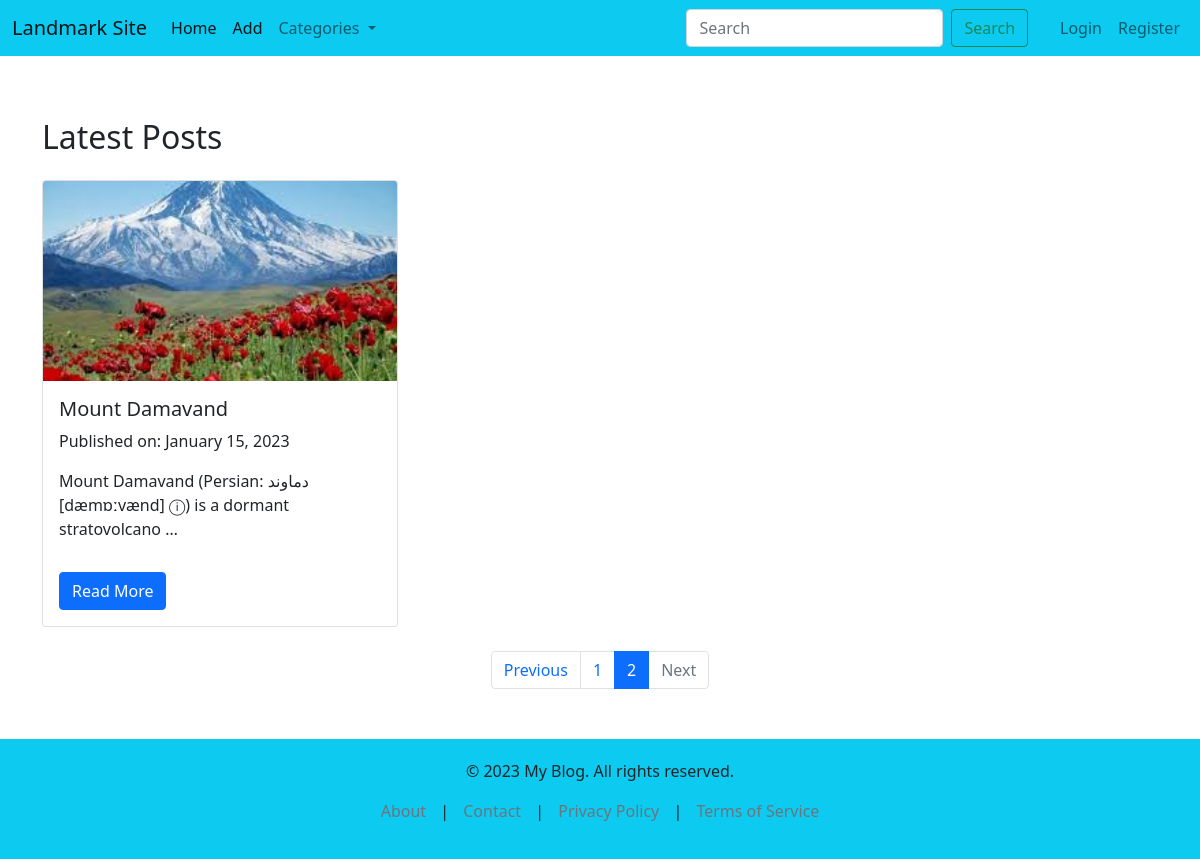
/landmarks/home/?page=2, run on the app's committed database.
### landmarks/models.py (models this page shows, shortened)
class Landmark(models.Model):
    name = models.CharField(max_length=255)
    description = models.TextField()
    created = models.DateTimeField(auto_now=True)
    images = models.ImageField(upload_to='landmarkdata', null=True)
    tag = models.ManyToManyField(Tag)

### landmarks/views.py (the view)
# urls.py: 2. Add a URL to urlpatterns:  path('', views.home, name='home')
def home(request):
    page_number = request.GET.get('page', 1)
    landmarks = Landmark.objects.all().order_by('id')
    paginator = Paginator(landmarks, 3)
    page_obj = paginator.get_page(page_number)
    return TemplateResponse(request, 'landmarks/home.html', {'landmarks': page_obj, 'paginator': paginator})

### landmarks/context_processor.py (called while the page is built)
def categories(request):
    tags = Tag.objects.all()
    return{'tags': tags}

### landmarks/models.py (called while the page is built)
    def __str__(self):
        return self.title

### landmarks/templates/landmarks/home.html (shortened to what this page needs)
{% extends 'base.html' %}
{% load static %}
{% block css %}
<link rel="stylesheet" href="{% static 'landmarks/index.css' %}">
{% endblock css %}
{% block content %}
<div class="container mt-5">
    <h2 class="mb-4">Latest Posts</h2>
    <div class="row row-cols-1 row-cols-md-3 g-4">
      {% for landmark in landmarks %}
        {% include 'landmarks/card.html' %}
      {% endfor %}
    </div>
    <nav aria-label="Page navigation example" class="mt-4">
      <ul class="pagination justify-content-center">
        {% if landmarks.has_previous %}
          <li class="page-item">
            <a class="page-link" href="?page={{ landmarks.previous_page_number }}" tabindex="-1" aria-disabled="true">Previous</a>
          </li>
        {% else %}
          <li class="page-item disabled">
            <a class="page-link" href="#" tabindex="-1" aria-disabled="true">Previous</a>
          </li>
        {% endif %}
        {% for page in paginator.page_range %}
          {% if page == landmarks.number %}
            <li class="page-item active"><a class="page-link" href="#">{{ page }}</a></li>
          {% else %}
            <li class="page-item"><a class="page-link" href="?page={{ page }}">{{ page }}</a></li>
          {% endif %}
        {% endfor %}
        {% if landmarks.has_next %}
        <li class="page-item">
          <a class="page-link" href="?page={{ landmarks.next_page_number }}">Next</a>
        </li>
        {% else %}
        <li class="page-item disabled">
          <a class="page-link" href="#">Next</a>
        </li>
        {% endif %}
      </ul>
    </nav>
  </div>
{% endblock content %}

### landmarks/templates/landmarks/card.html
<div class="col">
    <div class="card h-100">
        <img src="{{landmark.images.url}}" class="card-img-top" alt="Post Image">
        <div class="card-body">
        <h5 class="card-title">{{ landmark.name }}</h5>
        <p class="card-text">Published on: January 15, 2023</p>
        <p class="card-text">{{ landmark.description|truncatewords:10 }}</p>
        <a href="{% url 'single_place' landmark.id %}" class="btn btn-primary read-more-btn">Read More</a>
        </div>
    </div>
</div>

### static/style.css (style rules this page uses)
body { padding-top: 70px; }

### landmarks/static/posts/index.css (style rules this page uses)
.card img { height: 200px; object-fit: cover; }
.read-more-btn { display: inline-block; margin-top: 15px; }

### data on the page
Landmark: images (picture), name "Mount Damavand", description "Mount Damavand (Persian: دماوند [dæmɒːvænd] ⓘ) is a dormant stratovolcano …"

### other printed values
{{ page }} "1"
{{ page }} "2"
